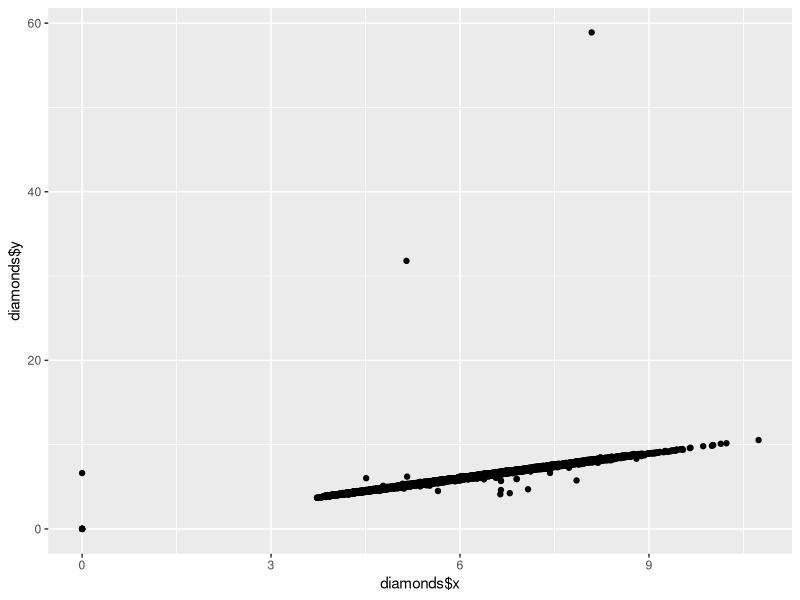
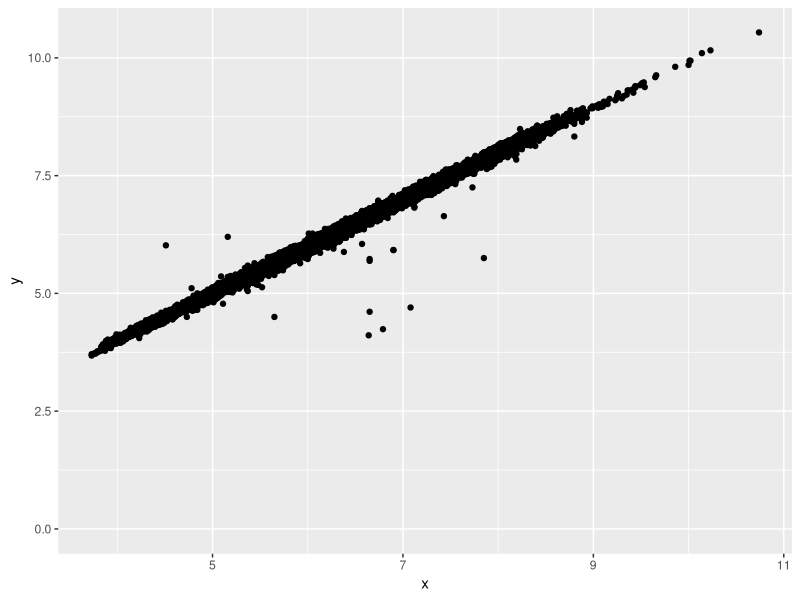

Source code (R) for these figures, in order:
# Subsetting 1

x <- c(0, 0, 0, 0, 1, 0, 0)
# index where x != 1
i <- which(x != 0)
# logical of TRUEs and FALSEs
l <- x != 0
# value that is != 0
v <- x[x!=0]


vec <- c(6, 1, 3, 6, 10, 5)

df <- data.frame(
  name = c("John", "Paul", "George", "Ringo"),
  birth = c(1942, 1940, 1943, 1942),
  instrument = c("guitar", "bass", "guitar", "drums"),
  stringsAsFactors = FALSE
)
df

vec[2]
vec[c(5, 6)]
vec[-c(5, 6)]
vec[vec > 5]

df[c(2, 4), 3]
df[, 1]
df[, "instrument"]
df$instrument
df$"instrument"

df[c(1, 1, 1, 2, 2), 1:3]
1:4
1:100

# internal representation of a matrix is a vector
mat <- matrix(c(1, 2, 3, 4, 5, 6), nrow = 2)
# that's why this works (even if a matrix has 2 dimensions)
mat[2]

# data frames are internally stored as lists,
# that's why this will return the 2nd column
df[2]
class(df[2])
df[, 2]
class(df[, 2])

# names
names(vec) <- c("a", "b", "c", "d", "e", "f")
vec
vec[c("a", "b", "d")]

df[, "name"]
df$name

# logicals
vec[vec > 5]


# Exercise
# Write down as many ways to extract the name "John" from df:
df[1, 1]
df[1, -(2:3)]
df[1, -c(2, 3)]
df[1, "name"]
df[1, c(TRUE, FALSE, FALSE)]
df[-(2:4), 1]
df[-c(2, 3, 4), 1]
df["1", 1]
df[c(TRUE, FALSE, FALSE, FALSE), 1]
df[c(TRUE, FALSE, FALSE, FALSE), c(TRUE, FALSE, FALSE)]
df[c(TRUE, FALSE, FALSE, FALSE), "name"]
df[-(2:4), c(TRUE, FALSE, FALSE)]


# Subsetting of Lists
lst <- list(c(1, 2), TRUE, c("a", "b", "c"))
lst[1]
class(lst[1])

# single brackets return a list
lst[[1]]
class(lst[[1]])

# double brackets return a vector
sum(lst[[1]])
lst[[1]][2]

# using names returns a vector
names(lst) <- c("alpha", "beta", "gamma")
lst$alpha


# packages
#install.packages("ggplot2")
library(ggplot2)

# head()
diamonds[1:6, ]
head(diamonds)

# tail()
tail(diamonds)
last_row <- nrow(diamonds)
diamonds[(last_row - 5):last_row, ]

# View()
View(diamonds)

# help()
?diamonds
help(diamonds)

# plot diamonds x and y values
qplot(diamonds$x, diamonds$y)

# subselect outliers (x < 3 or y > 20)
diamonds[diamonds$x < 3 | diamonds$y > 20, ]

# group membership
1 %in% c(1, 2, 3, 4)
1 %in% c(2, 3, 4)

# are the values of c(1, 2, 3) members of the other vector?
c(1, 2, 3) %in% c(2, 3, 4, 5, 6)

# exclusive or is a function!
outliers <- xor(diamonds$x < 3, diamonds$y > 20)
diamonds[outliers, ]

# any() and all()
any(TRUE, FALSE, FALSE)
all(TRUE, FALSE, FALSE)

# Exercise
w <- c(-1, 0, 1)
x <- c(5, 15)
y <- "February"
z <- c("Monday", "Tuesday", "Friday")

# Is w positive?
w > 0

# Is x greater than 10 and less than 20?
x > 10 & x < 20

# Is y a month name?
y %in% month.name

# Is every value of z a day of the week?
all(z %in% c(
  "Monday",
  "Tuesday",
  "Wednesday",
  "Thursday",
  "Friday",
  "Saturday",
  "Sunday"
))

# logical subsetting
x_zeroes <- diamonds$x == 0     # 54000 TRUEs and FALSEs!
diamonds[x_zeroes, ]

    # which are the big diamonds?
big <- diamonds[diamonds$x > 10, ]
big

str(diamonds)


# Missing Values

# mark values that are not plausible with NA
# NA is not comparable
5 > NA
3 == NA
NA == NA

# use is.na() to find out if you have NAs
is.na(NA)
is.na(c(1, 2, 3, NA, 5))

b <- c(1, 2, 3, NA, 5)

# use na.rm=TRUE to ignore NAs
sum(b, na.rm = TRUE)

# look at Min.
summary(diamonds$x)
# replace inplausible diamonds$x with NA
x_zeroes <- diamonds$x == 0     # x is 0
diamonds$x[x_zeroes] <- NA      # replace with NA
y_too_big <- diamonds$y > 20    # y > 20
diamonds$y[y_too_big] <- NA     # replace with NA
summary(diamonds$x)
diamonds[x_zeroes | y_too_big ,]
qplot(x, y, data = diamonds)
